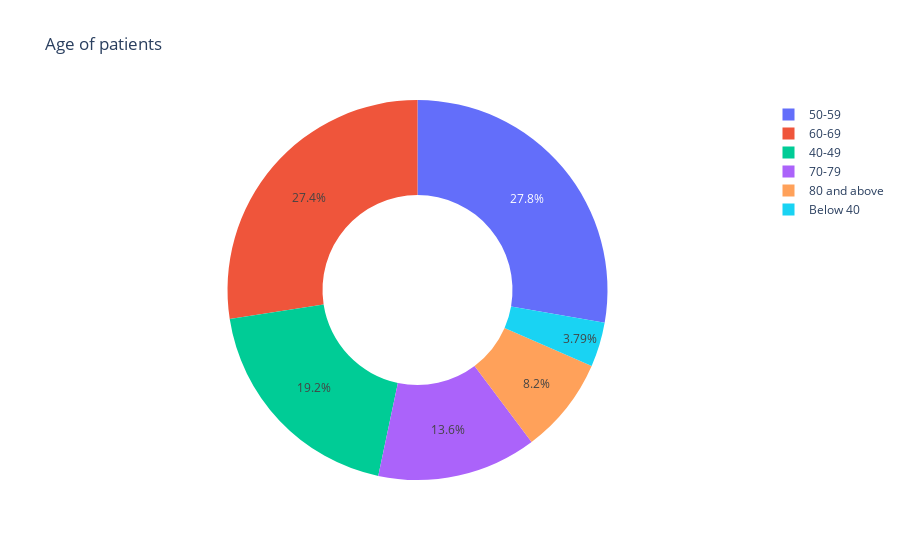

This figure's notebook cell:
### Code cell
#Age of patient
Age=data['age_group'].value_counts()
Age2= Age.index 
number_of_patients= Age.values 
figure = px.pie(data, 
                values=number_of_patients, 
               names=Age2,hole = 0.5, 
             title="Age of patients") #piechart showing age groups of patients
figure.show()

### Figure 1 — Plotly figure (JSON) as saved in the notebook; plotly's stock layout.template omitted (floating-point values rounded to 4 significant figures)
{"data": [{"domain": {"x": [0, 1], "y": [0, 1]}, "hole": 0.5, "hovertemplate": "label=%{label}<br>value=%{value}<extra></extra>", "labels": ["50-59", "60-69", "40-49", "70-79", "80 and above", "Below 40"], "legendgroup": "", "name": "", "showlegend": true, "type": "pie", "values": [88, 87, 61, 43, 26, 12]}], "layout": {"legend": {"tracegroupgap": 0}, "title": {"text": "Age of patients"}}}
